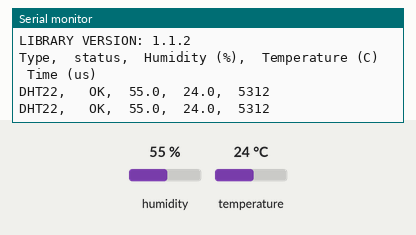
Recording of a sketch running on a simulated Arduino Uno, built with avr-gcc and run on an emulated ATmega328P. Parts: the last lines printed to the serial monitor. The inputs (shaded band) are chosen by the test bench; at power-on: humidity 55 %, temperature 24 °C.

Above: at 2.8 s.
2.9 s: humidity set to 22 %
At 5.1 s:
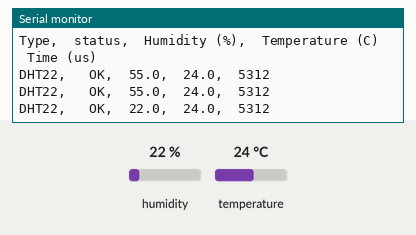
5.6 s: temperature set to 12 °C
At 6.8 s:
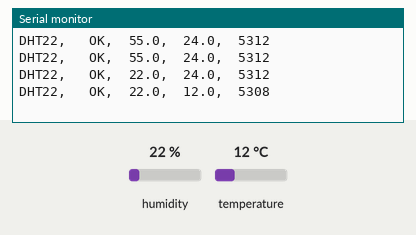
8.3 s: humidity set to 40 %
At 11.5 s:
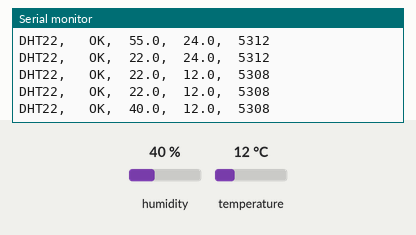
Timing chart, 0 to 13.0 s (numbered marks = the images above; inputs shaded):
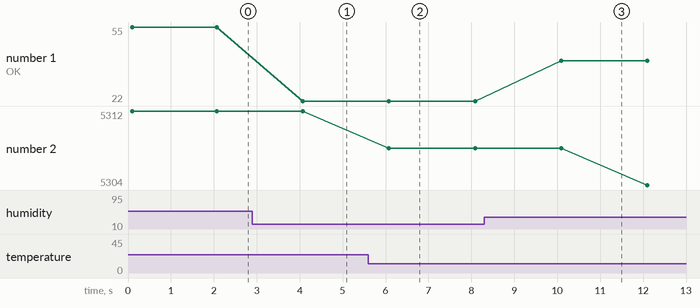

Measured:
- after the input at 2.9 s, the serial monitor: prints a new line after 1.2 s (image 1)
- after the input at 5.6 s, the serial monitor: prints a new line after 0.48 s (image 2)
- after the input at 8.3 s, the serial monitor: prints a new line after 1.8 s (image 3)
- plotted number 1: 22 → 40 after the input at 8.3 s
- plotted number 2: 5312 → 5308 after the input at 5.6 s, 5308 → 5304 after the input at 8.3 s

The sketch:

dht22_test_2.ino
```cpp
#include <Wire.h>

//
//    FILE: dht22_test.ino
//  AUTHOR: Rob Tillaart
// VERSION: 1.0.0
// PURPOSE: DHT library test sketch for DHT22 && Arduino
//     URL: https://github.com/RobTillaart/DHTstable
//
// HISTORY:
//  1.0.0   2021-05-26  class name changed to DHTStable  (breaking change)
//
//  0.2.0   use getHumidity() and getTemperature()
//  0.1.4   add URL in header
//  0.1.03  extended stats for all errors
//  0.1.02  added counters for error-regression testing.
//  0.1.01  ?
//  0.1.00  initial version
//

# include <wire.h>
#include "DHTStable.h"

DHTStable DHT;

#define DHT22_PIN 2


struct
{
    uint32_t total;
    uint32_t ok;
    uint32_t crc_error;
    uint32_t time_out;
    uint32_t connect;
    uint32_t ack_l;
    uint32_t ack_h;
    uint32_t unknown;
} counter = { 0,0,0,0,0,0,0,0};

void setup()
{
    Serial.begin(9600);
    Serial.println(__FILE__);
    Serial.print("LIBRARY VERSION: ");
    Serial.println(DHTSTABLE_LIB_VERSION);
    Serial.println();
    Serial.println("Type,\tstatus,\tHumidity (%),\tTemperature (C)\tTime (us)");
}

void loop()
{
    // READ DATA
    Serial.print("DHT22, \t");

    uint32_t start = micros();
    int chk = DHT.read22(DHT22_PIN);
    uint32_t stop = micros();

    counter.total++;
    switch (chk)
    {
    case DHTLIB_OK:
        counter.ok++;
        Serial.print("OK,\t");
        break;
    case DHTLIB_ERROR_CHECKSUM:
        counter.crc_error++;
        Serial.print("Checksum error,\t");
        break;
    case DHTLIB_ERROR_TIMEOUT:
        counter.time_out++;
        Serial.print("Time out error,\t");
        break;
    default:
        counter.unknown++;
        Serial.print("Unknown error,\t");
        break;
    }

    // DISPLAY DATA
    Serial.print(DHT.getHumidity(), 1);
    Serial.print(",\t");
    Serial.print(DHT.getTemperature(), 1);
    Serial.print(",\t");
    Serial.print(stop - start);
    Serial.println();

    // DISPLAY COUNTERS
    if (counter.total % 20 == 0)
    {
        Serial.println("\nTOT\tOK\tCRC\tTO\tUNK");
        Serial.print(counter.total);
        Serial.print("\t");
        Serial.print(counter.ok);
        Serial.print("\t");
        Serial.print(counter.crc_error);
        Serial.print("\t");
        Serial.print(counter.time_out);
        Serial.print("\t");
        Serial.print(counter.connect);
        Serial.print("\t");
        Serial.print(counter.ack_l);
        Serial.print("\t");
        Serial.print(counter.ack_h);
        Serial.print("\t");
        Serial.print(counter.unknown);
        Serial.println("\n");
    }
    delay(2000);
}

// -- END OF FILE --
```
